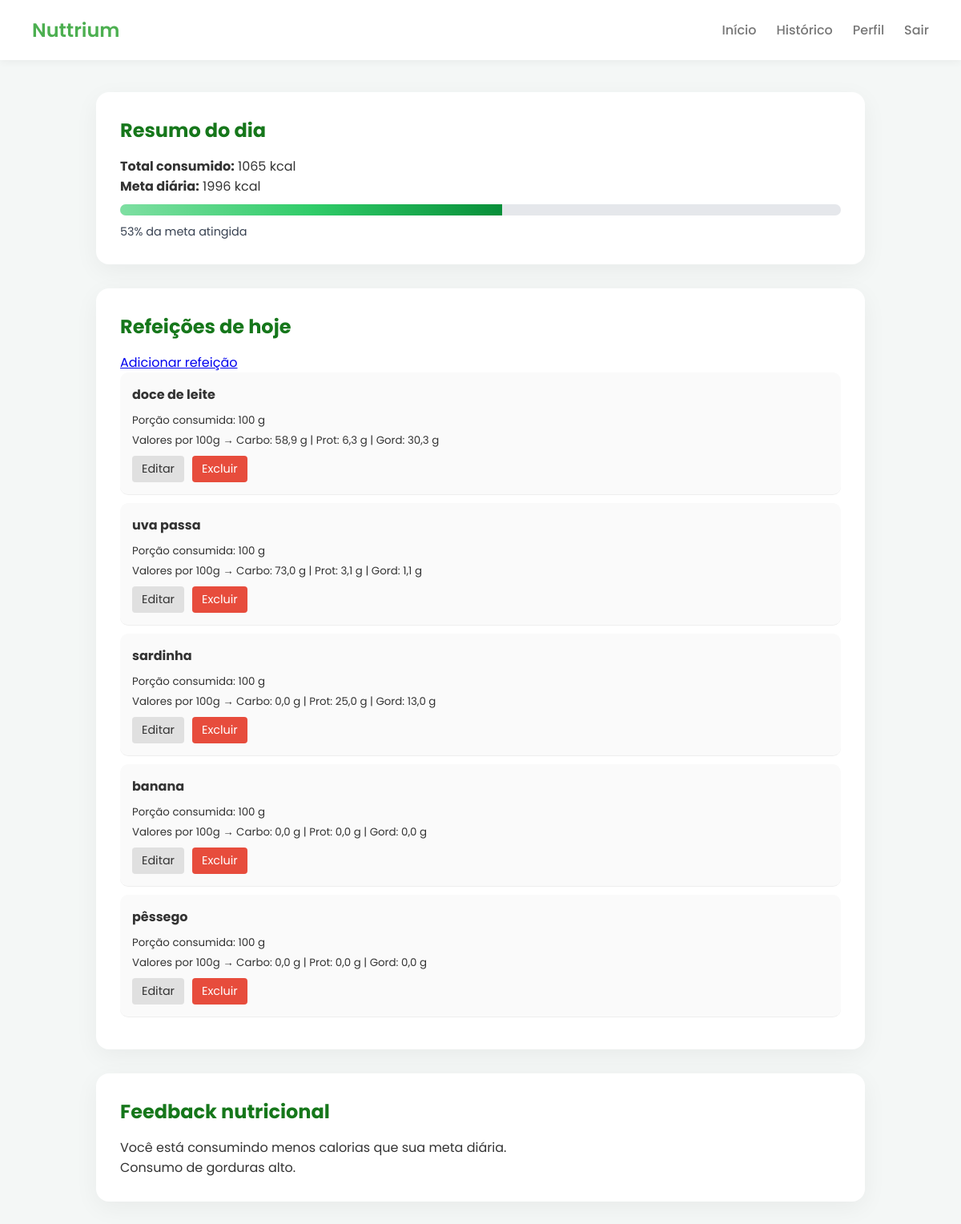
The app's page /dashboard/ (signed in) with its own data.
### perfil/models.py (models this page shows, shortened)
class Perfil(models.Model):
    user = models.OneToOneField(User, on_delete=models.CASCADE)
    peso = models.FloatField(null=True, blank=True)
    altura = models.FloatField(null=True, blank=True)
    idade = models.IntegerField(null=True, blank=True)
    meta_calorica = models.FloatField(null=True, blank=True)
    atividade = models.CharField(
        max_length=20,
        choices=[
            ('sedentario', 'Sedentário'),
            ('leve', 'Leve'),
            ('moderado', 'Moderado'),
            ('intenso', 'Intenso'),
        ],
        default='sedentario'
    )
    objetivo = models.CharField(
        max_length=20,
        choices=[
            ('perder', 'Perder peso'),
            ('manter', 'Manter peso'),
            ('ganhar', 'Ganhar peso'),
        ],
        default='manter'
    )
    meta_calorica = models.FloatField(default=0)

### refeicoes/models.py (models this page shows, shortened)
class Refeicao(models.Model):
    user = models.ForeignKey(User, on_delete=models.CASCADE)
    nome = models.CharField(max_length=200)
    quantidade = models.FloatField()
    carboidratos = models.FloatField(default=0)
    proteinas = models.FloatField(default=0)
    gorduras = models.FloatField(default=0)
    data = models.DateTimeField(auto_now_add=True)

### alimentacao/views.py (the view)
# urls.py: path("dashboard/", views.dashboard, name="dashboard"),
@login_required
def dashboard(request):
    refeicoes = Refeicao.objects.filter(user=request.user)
    total_calorias = 0
    total_carbo = 0
    total_prot = 0
    total_gord = 0
    for r in refeicoes:
        carbo = r.carboidratos or 0
        prot = r.proteinas or 0
        gord = r.gorduras or 0
        qtd = r.quantidade or 0
        fator = qtd / 100
        carbo_total = carbo * fator
        prot_total = prot * fator
        gord_total = gord * fator
        total_carbo += carbo_total
        total_prot += prot_total
        total_gord += gord_total
        total_calorias += (carbo_total * 4) + (prot_total * 4) + (gord_total * 9)
    perfil = getattr(request.user, "perfil", None)
    percentual = 0
    feedback = []
    if perfil and perfil.meta_calorica:
        percentual = (total_calorias / perfil.meta_calorica) * 100
        if percentual < 80:
            feedback.append(" Você está consumindo menos calorias que sua meta diária.")
        elif percentual <= 110:
            feedback.append(" Seu consumo calórico está dentro da meta.")
        else:
            feedback.append(" Você ultrapassou sua meta calórica diária.")
    if total_calorias > 0:
        perc_carbo = (total_carbo * 4) / total_calorias * 100
        perc_prot = (total_prot * 4) / total_calorias * 100
        perc_gord = (total_gord * 9) / total_calorias * 100
        if perc_prot < 10:
            feedback.append(" Consumo de proteína baixo.")
        elif perc_prot > 35:
            feedback.append(" Consumo de proteína alto.")
        if perc_carbo < 45:
            feedback.append(" Consumo de carboidratos baixo.")
        elif perc_carbo > 65:
            feedback.append(" Consumo de carboidratos alto.")
        if perc_gord < 20:
            feedback.append(" Consumo de gorduras baixo.")
        elif perc_gord > 35:
            feedback.append(" Consumo de gorduras alto.")
        if not feedback:
            feedback.append(" Distribuição de macronutrientes equilibrada.")
    contexto = {
        "refeicoes": refeicoes,
        "total": round(total_calorias, 2),
        "perfil": perfil,
        "percentual": percentual,
        "feedback": feedback,
    }
    return render(request, "dashboard.html", contexto)

### alimentacao/templates/dashboard.html
{% extends 'base.html' %}
{% block content %}
<div class="card">
  <h2>Resumo do dia</h2>
  <p><strong>Total consumido:</strong> {{ total|floatformat:0 }} kcal</p>
  {% if perfil and perfil.meta_calorica %}
    <p><strong>Meta diária:</strong> {{ perfil.meta_calorica|floatformat:0 }} kcal</p>
    <div class="progress">
      <div class="progress-fill" style="width: {{ percentual|floatformat:0 }}%;"></div>
    </div>
    <p class="percentual">
      {{ percentual|floatformat:0 }}% da meta atingida
    </p>
  {% else %}
    <p>Complete seu perfil para calcular a meta diária.</p>
    <a href="{% url 'perfil' %}" class="btn">Completar perfil</a>
  {% endif %}
</div>
<div class="card">
  <h2>Refeições de hoje</h2>
  <a href="{% url 'criar_refeicao' %}" class="btn">Adicionar refeição</a>
  {% if refeicoes %}
    <ul class="historico">
      {% for r in refeicoes %}
        <li class="item-refeicao">
          <strong>{{ r.nome }}</strong>
          <div class="detalhes-refeicao">
            <small>
              Porção consumida: {{ r.quantidade|floatformat:0 }} g<br>
              Valores por 100g →
              Carbo: {{ r.carboidratos|floatformat:1 }} g |
              Prot: {{ r.proteinas|floatformat:1 }} g |
              Gord: {{ r.gorduras|floatformat:1 }} g
            </small>
          </div>
          <div class="acoes">
            <a href="{% url 'editar_refeicao' r.id %}" class="btn-secundario">
              Editar
            </a>
            <a href="{% url 'excluir_refeicao' r.id %}"
               class="btn-perigo"
               onclick="return confirm('Deseja excluir esta refeição?');">
              Excluir
            </a>
          </div>
        </li>
      {% endfor %}
    </ul>
  {% else %}
    <p>Nenhuma refeição registrada hoje.</p>
  {% endif %}
</div>
{% if feedback %}
<div class="card">
  <h2>Feedback nutricional</h2>
  {% for msg in feedback %}
    <p>{{ msg }}</p>
  {% endfor %}
</div>
{% endif %}
{% endblock %}

### alimentacao/static/css/styles.css (style rules this page uses)
:root { --verde: #4CAF50; --verde-escuro: #16771b; --fundo: #f4f7f6; --card: #ffffff; --texto: #333; --cinza: #777; }
* { margin: 0; padding: 0; box-sizing: border-box; font-family: 'Poppins', sans-serif; }
body { background: var(--fundo); color: var(--texto); }
.card { background: var(--card); padding: 30px; border-radius: 16px; box-shadow: 0 8px 30px rgba(0,0,0,.05); margin-bottom: 30px; }
.card h2 { margin-bottom: 15px; color: var(--verde-escuro); }
.historico li { padding: 15px; background: #fafafa; border-radius: 10px; margin-bottom: 10px; list-style: none; }
.progress { width: 100%; height: 14px; background: #e5e7eb; border-radius: 10px; overflow: hidden; margin: 10px 0; }
.progress-fill { height: 100%; background: linear-gradient(90deg, #7edfa2, #30cc69, #078f39); transition: width 0.4s ease; }
.percentual { font-size: 0.9rem; color: #374151; }
.item-refeicao { margin-bottom: 12px; padding-bottom: 10px; border-bottom: 1px solid #eee; }
.detalhes-refeicao { margin-top: 6px; }
.acoes { margin-top: 8px; display: flex; gap: 10px; }
.btn-secundario { padding: 6px 12px; background-color: #e0e0e0; color: #333; border-radius: 4px; text-decoration: none; font-size: 0.9rem; }
.btn-perigo { padding: 6px 12px; background-color: #e74c3c; color: white; border-radius: 4px; text-decoration: none; font-size: 0.9rem; }

### records on screen
Perfil: meta_calorica "1996"
Refeicao: nome "doce de leite", quantidade "100", carboidratos "58,9", proteinas "6,3", gorduras "30,3"
Refeicao: nome "uva passa", quantidade "100", carboidratos "73,0", proteinas "3,1", gorduras "1,1"
Refeicao: nome "sardinha", quantidade "100", carboidratos "0,0", proteinas "25,0", gorduras "13,0"
Refeicao: nome "banana", quantidade "100", carboidratos "0,0", proteinas "0,0", gorduras "0,0"
Refeicao: nome "pêssego", quantidade "100", carboidratos "0,0", proteinas "0,0", gorduras "0,0"

### other values on screen
{{ total|floatformat:0 }} "1065"
{{ percentual|floatformat:0 }} "53"
{{ msg }} "Você está consumindo menos calorias que sua meta diária." "Consumo de gorduras alto."
